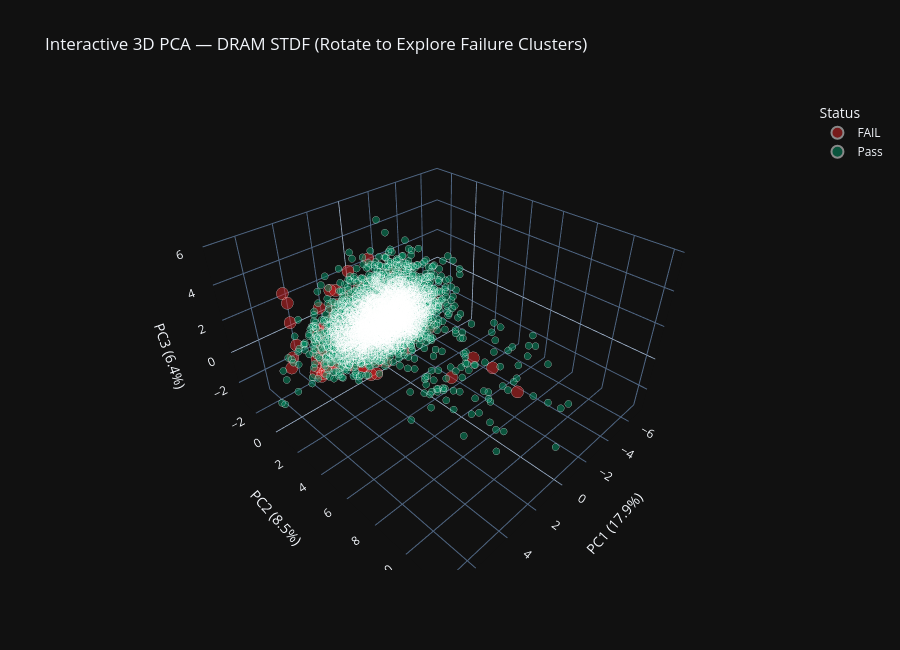

Write notebook code for a chart like this one.
### Markdown cell above
## 12. Interactive 3D Visualization (Plotly)
Rotate, zoom, hover — this is what you'd show a hiring manager. PCA-3D with failures highlighted, sized by anomaly score.

### Code cell
# ═══════════════════════════════════════════════════════════════
# 12. INTERACTIVE 3D — Plotly PCA (subsample for browser performance)
# ═══════════════════════════════════════════════════════════════
# PCA 3 components
pca_3d = PCA(n_components=3, random_state=42)
X_pca3 = pca_3d.fit_transform(X_scaled)

# Subsample: all fails + 5000 pass
sub_idx = np.concatenate([fail_idx, np.random.choice(pass_idx, 5000, replace=False)])
plot_df = pd.DataFrame({
    "PC1": X_pca3[sub_idx, 0],
    "PC2": X_pca3[sub_idx, 1],
    "PC3": X_pca3[sub_idx, 2],
    "Status": np.where(labels[sub_idx] == 1, "FAIL", "Pass"),
    "Leakage_fA": df.iloc[sub_idx]["cell_leakage_fa"].values,
    "Retention_ms": df.iloc[sub_idx]["retention_time_ms"].values,
    "RH_Susceptibility": df.iloc[sub_idx]["rh_susceptibility"].values,
    "Root_Cause": df.iloc[sub_idx]["root_cause"].values,
    "Edge_Distance": df.iloc[sub_idx]["edge_distance"].values,
})

fig = px.scatter_3d(
    plot_df, x="PC1", y="PC2", z="PC3",
    color="Status",
    color_discrete_map={"Pass": "#059669", "FAIL": "#DC2626"},
    opacity=0.5,
    size=np.where(plot_df["Status"] == "FAIL", 6, 2),
    hover_data=["Leakage_fA", "Retention_ms", "RH_Susceptibility", "Root_Cause", "Edge_Distance"],
    title="Interactive 3D PCA — DRAM STDF (Rotate to Explore Failure Clusters)",
)
fig.update_layout(
    scene=dict(
        xaxis_title=f"PC1 ({pca_3d.explained_variance_ratio_[0]*100:.1f}%)",
        yaxis_title=f"PC2 ({pca_3d.explained_variance_ratio_[1]*100:.1f}%)",
        zaxis_title=f"PC3 ({pca_3d.explained_variance_ratio_[2]*100:.1f}%)",
    ),
    width=900, height=650,
    template="plotly_dark",
)
fig.show()

### Figure 1 — Plotly figure (JSON) as saved in the notebook; plotly's stock layout.template omitted (floating-point values rounded to 4 significant figures; data arrays with more than 128 entries replaced by an {"elided": "..."} marker saying what was removed)
{"data": [{"customdata": {"elided": "240x5 mixed values"}, "hovertemplate": "Status=FAIL<br>PC1=%{x}<br>PC2=%{y}<br>PC3=%{z}<br>size=%{marker.size}<br>Leakage_fA=%{customdata[0]}<br>Retention_ms=%{customdata[1]}<br>RH_Susceptibility=%{customdata[2]}<br>Root_Cause=%{customdata[3]}<br>Edge_Distance=%{customdata[4]}<extra></extra>", "legendgroup": "FAIL", "marker": {"color": "#DC2626", "opacity": 0.5, "size": {"elided": "240 int values"}, "sizemode": "area", "sizeref": 0.015, "symbol": "circle"}, "mode": "markers", "name": "FAIL", "scene": "scene", "showlegend": true, "type": "scatter3d", "x": {"elided": "240 float values"}, "y": {"elided": "240 float values"}, "z": {"elided": "240 float values"}}, {"customdata": {"elided": "5000x5 mixed values"}, "hovertemplate": "Status=Pass<br>PC1=%{x}<br>PC2=%{y}<br>PC3=%{z}<br>size=%{marker.size}<br>Leakage_fA=%{customdata[0]}<br>Retention_ms=%{customdata[1]}<br>RH_Susceptibility=%{customdata[2]}<br>Root_Cause=%{customdata[3]}<br>Edge_Distance=%{customdata[4]}<extra></extra>", "legendgroup": "Pass", "marker": {"color": "#059669", "opacity": 0.5, "size": {"elided": "5000 int values"}, "sizemode": "area", "sizeref": 0.015, "symbol": "circle"}, "mode": "markers", "name": "Pass", "scene": "scene", "showlegend": true, "type": "scatter3d", "x": {"elided": "5000 float values"}, "y": {"elided": "5000 float values"}, "z": {"elided": "5000 float values"}}], "layout": {"height": 650, "legend": {"itemsizing": "constant", "title": {"text": "Status"}, "tracegroupgap": 0}, "scene": {"domain": {"x": [0, 1], "y": [0, 1]}, "xaxis": {"title": {"text": "PC1 (17.9%)"}}, "yaxis": {"title": {"text": "PC2 (8.5%)"}}, "zaxis": {"title": {"text": "PC3 (6.4%)"}}}, "title": {"text": "Interactive 3D PCA — DRAM STDF (Rotate to Explore Failure Clusters)"}, "width": 900}}
